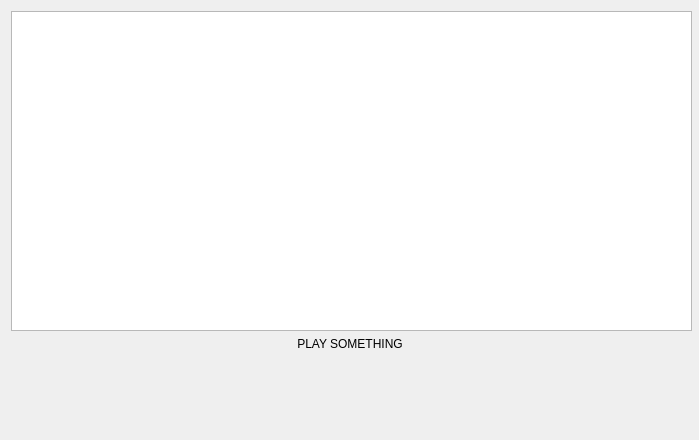
<?xml version="1.0" encoding="UTF-8"?>
<ui version="4.0">
 <class>Player</class>
 <widget class="QWidget" name="Player">
  <property name="geometry">
   <rect>
    <x>0</x>
    <y>0</y>
    <width>699</width>
    <height>440</height>
   </rect>
  </property>
  <property name="minimumSize">
   <size>
    <width>699</width>
    <height>440</height>
   </size>
  </property>
  <property name="windowTitle">
   <string>Form</string>
  </property>
  <layout class="QGridLayout" name="gridLayout">
   <item row="2" column="2">
    <spacer name="rightHorizontalSpacer">
     <property name="orientation">
      <enum>Qt::Horizontal</enum>
     </property>
     <property name="sizeHint" stdset="0">
      <size>
       <width>40</width>
       <height>20</height>
      </size>
     </property>
    </spacer>
   </item>
   <item row="0" column="0" colspan="3">
    <widget class="QColumnView" name="playlistView">
     <property name="minimumSize">
      <size>
       <width>681</width>
       <height>319</height>
      </size>
     </property>
    </widget>
   </item>
   <item row="3" column="1">
    <spacer name="bottomVerticalSpacer">
     <property name="orientation">
      <enum>Qt::Vertical</enum>
     </property>
     <property name="sizeType">
      <enum>QSizePolicy::Fixed</enum>
     </property>
     <property name="sizeHint" stdset="0">
      <size>
       <width>10</width>
       <height>5</height>
      </size>
     </property>
    </spacer>
   </item>
   <item row="1" column="1">
    <widget class="QLabel" name="currentTrackLabel">
     <property name="text">
      <string>PLAY SOMETHING</string>
     </property>
     <property name="alignment">
      <set>Qt::AlignCenter</set>
     </property>
    </widget>
   </item>
   <item row="2" column="1">
    <widget class="PlayerControls" name="controls" native="true">
     <property name="minimumSize">
      <size>
       <width>540</width>
       <height>67</height>
      </size>
     </property>
    </widget>
   </item>
   <item row="2" column="0">
    <spacer name="leftHorizontalSpacer">
     <property name="orientation">
      <enum>Qt::Horizontal</enum>
     </property>
     <property name="sizeHint" stdset="0">
      <size>
       <width>40</width>
       <height>20</height>
      </size>
     </property>
    </spacer>
   </item>
  </layout>
 </widget>
 <customwidgets>
  <customwidget>
   <class>PlayerControls</class>
   <extends>QWidget</extends>
   <header>playercontrols.h</header>
   <container>1</container>
  </customwidget>
 </customwidgets>
 <resources/>
 <connections/>
</ui>
